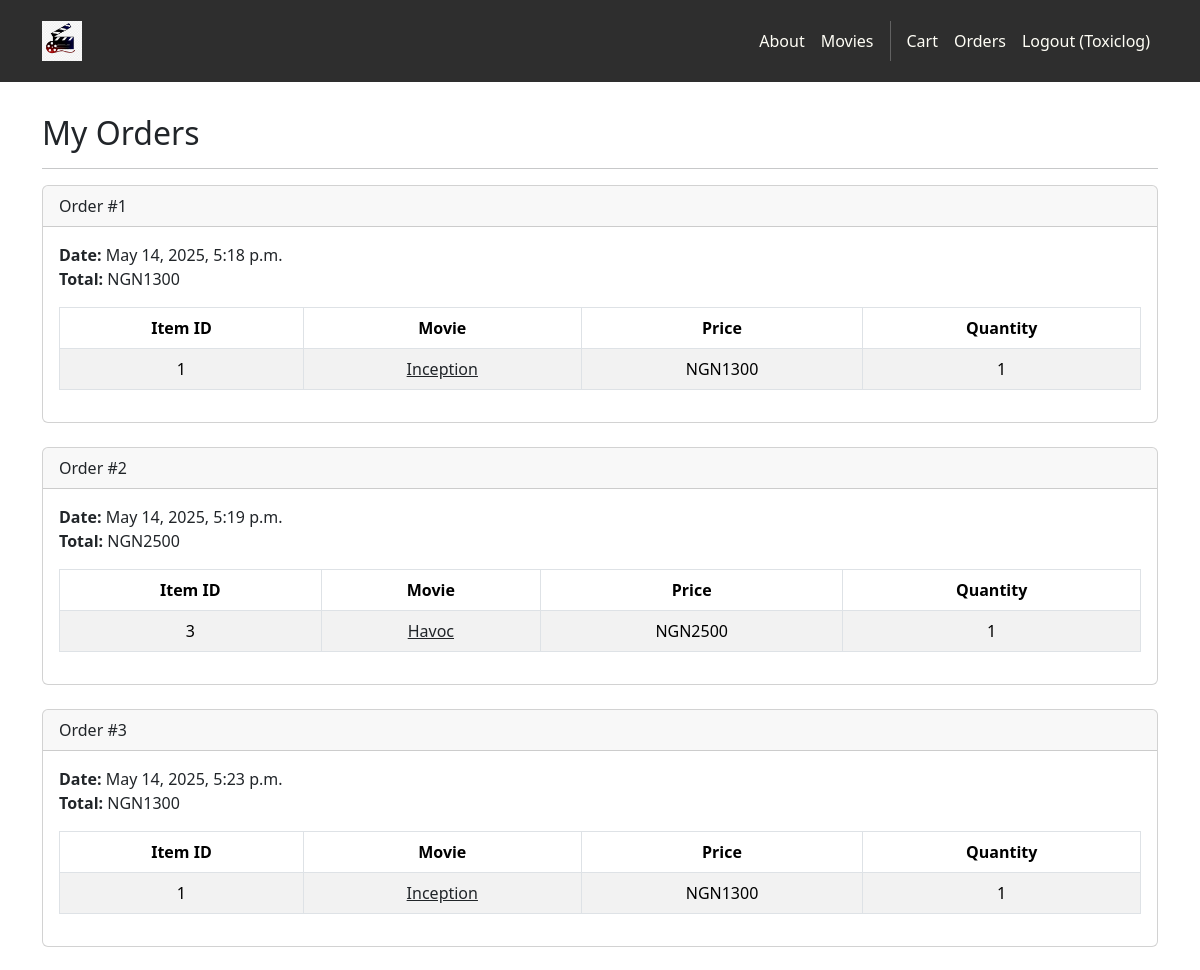
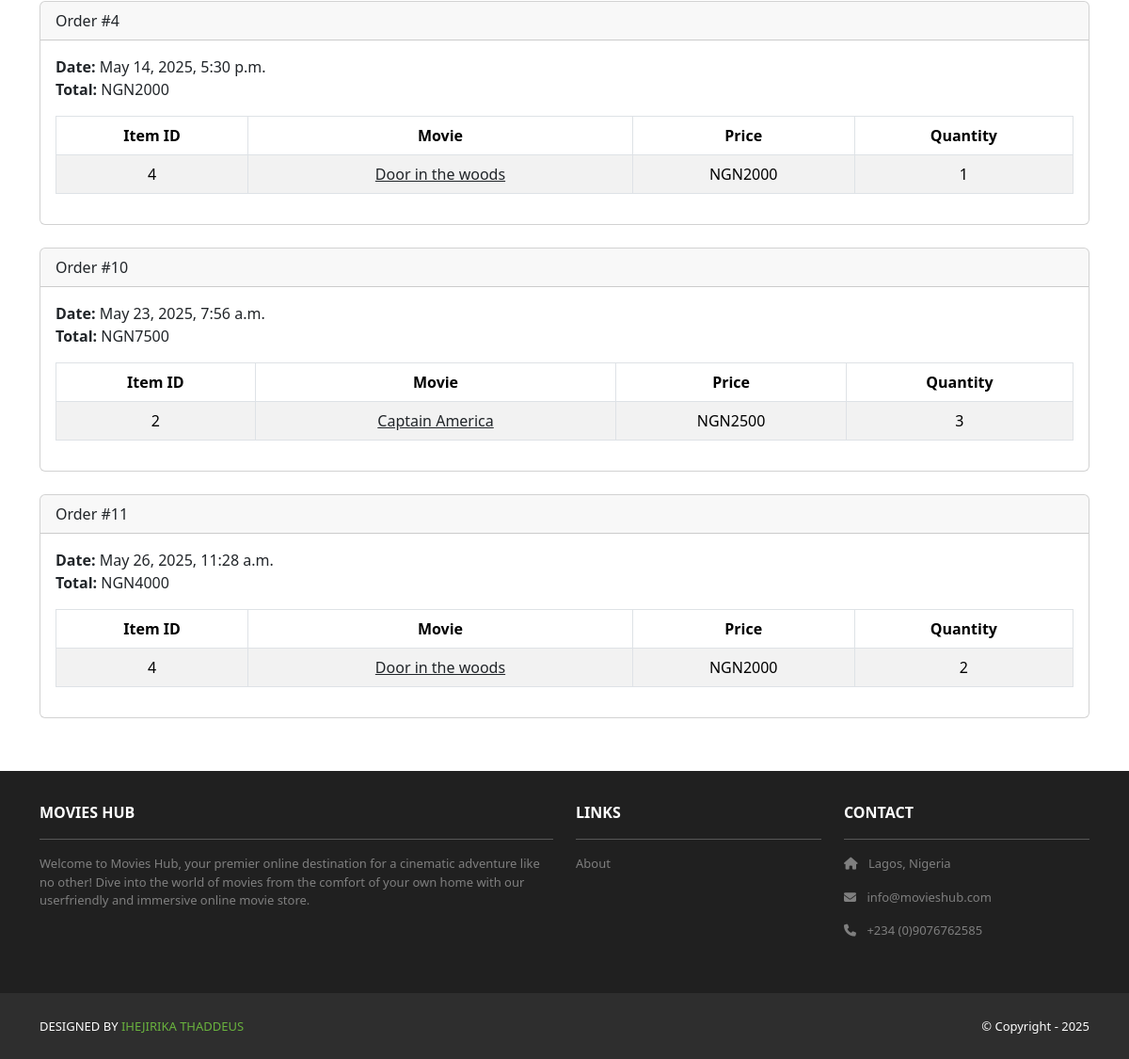
Page /accounts/orders/ (signed in) on the committed database (2 pictures, top to bottom).
### cart/models.py (models this page shows, shortened)
class Order(models.Model):
    id = models.AutoField(primary_key=True)
    total = models.IntegerField()
    date = models.DateTimeField(auto_now_add=True)
    user = models.ForeignKey(User, on_delete=models.CASCADE)

class Item(models.Model):
    id = models.AutoField(primary_key=True)
    price = models.IntegerField()
    quantity = models.IntegerField()
    order = models.ForeignKey(Order, on_delete=models.CASCADE)
    movie = models.ForeignKey(Movie, on_delete=models.CASCADE)

### movies/models.py (models this page shows)
class Movie(models.Model):
    id = models.AutoField(primary_key=True)
    name = models.CharField(max_length=255)
    price = models.IntegerField()
    description = models.TextField()
    image = models.ImageField(upload_to='movie_images/')

### accounts/views.py (the view)
# urls.py: path('orders/', views.orders, name='accounts.orders'),
@login_required
def orders(request):
    template_data = {}
    template_data['title'] = 'Orders'
    template_data['orders'] = request.user.order_set.all()
    return render(request, 'accounts/orders.html', {'template_data': template_data})

### accounts/templates/accounts/orders.html
{% extends 'base.html' %}
{% block content %}
<div class="p-3">
<div class="container">
<div class="row mt-3">
<div class="col mx-auto mb-3">
<h2>My Orders</h2>
<hr />
{% for order in template_data.orders %}
<div class="card mb-4">
<div class="card-header">
Order #{{ order.id }}
</div>
<div class="card-body">
<b>Date:</b> {{ order.date }}<br />
<b>Total:</b> NGN{{ order.total }}<br />
<table class="table table-bordered
table-striped text-center mt-3">
<thead>
<tr>
<th scope="col">Item ID</th>
<th scope="col">Movie</th>
<th scope="col">Price</th>
<th scope="col">Quantity</th>
</tr>
</thead>
<tbody>
{% for item in order.item_set.all %}
<tr>
<td>{{ item.movie.id }}</td>
<td>
<a class="link-dark" href="{% url 'movies.show' id=item.movie.id %}">
{{ item.movie.name }}
</a>
</td>
<td>NGN{{ item.movie.price }}</td>
<td>{{ item.quantity }}</td>
</tr>
{% endfor %}
</tbody>
</table>
</div>
</div>
{% endfor %}
</div>
</div>
</div>
</div>
{% endblock content %}

### moviesstore/templates/base.html (shortened to what this page needs)
<!DOCTYPE html>
<html>
{% load static %}
<head>
<link href=
"https://cdn.jsdelivr.net/npm/bootstrap@5.3.3/
dist/css/bootstrap.min.css" rel="stylesheet"
crossorigin="anonymous">
<link rel=
"stylesheet" href="https://cdnjs.cloudflare.com/
ajax/libs/font-awesome/6.1.1/css/all.min.css">
<link rel="stylesheet" type="text/css"
href="{% static 'css/style.css' %}">
</head>
<body>
<nav class="p-3 navbar navbar-dark bg-dark
navbar-expand-lg">
<div class="container">
<a class="navbar-brand"
href="{% url 'home.index' %}">
<img src="{% static 'img/logo.jpg' %}" alt="logo"
height="40" />
</a>
<div class="collapse navbar-collapse"
id="navbarNavAltMarkup">
<div class="navbar-nav ms-auto navbar-ml">
<a class="nav-link" href="{% url 'home.about' %}">About</a>
<a class="nav-link" href="{% url 'movies.index' %}">Movies</a>
{% if user.is_authenticated %}
<a class="nav-link" href="{% url 'cart.index' %}">Cart</a>
<a class="nav-link" href="{% url 'accounts.orders' %}">Orders</a>
<a class="nav-link" href="{% url 'accounts.logout' %}">Logout ({{ user.username }})</a>
{% else %}
<a class="nav-link" href="{% url 'accounts.login' %}">Login</a>
<a class="nav-link" href="{% url 'accounts.signup' %}">Sign Up</a>
{% endif %}
</div>
</div>
</div>
</nav>
<div>
{% block content %}
{% endblock content %}
</div>
<section class="p-3 ms-footer d-none d-md-block">
    <div class="container">
    <div class="row mt-3 text-white">
    <div class="col-md-6 col-lg-6 col-xl-6
    mx-auto mb-4">
    <b>MOVIES HUB</b>
    <hr />
    <p>
    Welcome to Movies Hub, your premier online
    destination for a cinematic adventure like no
    other! Dive into the world of movies from the
    comfort of your own home with our userfriendly
    and immersive online movie store.
    </p>
    </div>
    <div class="col-md-3 col-lg-3 col-xl-3
    mx-auto mb-4">
    <b>LINKS</b>
    <hr />
    <p><a class="nav-link" href="{% url 'home.about' %}">
    About
    </a></p>
    </div>
    <div class="col-md-3 col-lg-3 col-xl-3 mx-auto
    mb-4">
    <b>CONTACT</b>
    <hr />
    <p><i class="fas fa-home me-2"></i>
    Lagos, Nigeria </p>
    <p><i class="fas fa-envelope me-2"></i>
    info@movieshub.com
    </p>
    <p><i class="fas fa-phone me-2"></i>
    +234 (0)9076762585
    </p>
    </div>
    </div>
    </div> </section>
    <section class="p-3 ms-footer-bottom bg-dark">
    <div class="container d-flex
    justify-content-between">
    <div class="me-5 text-white">
    <span>DESIGNED BY
    <a href="https://www.linkedin.com/in/thaddeus-ihejirika-514452252"
    target="_blank">IHEJIRIKA THADDEUS</a> </span>
    </div>
    <div class="text-white">
    <span>© Copyright - 2025</span>
    </div>
    </div>
    </section>
</body>
</html>

### moviesstore/static/css/style.css (style rules this page uses)
.navbar a.nav-link { color: #FFFEF6 !important; }
.bg-dark { background-color: #2E2E2E !important; }
.ms-footer { background-color: #202020; }
.ms-footer p { color: #7F7F7F; font-size: 13px; }
.ms-footer-bottom span { font-size: 13px; line-height: 38px; }
.ms-footer-bottom a { color: #6ab43e; text-decoration: none; }

### rows in the picture
Order: id "1", date "May 14, 2025, 5:18 p.m.", total "1300"
Item: movie.id "1", movie.name "Inception", movie.price "1300", quantity "1"
Order: id "2", date "May 14, 2025, 5:19 p.m.", total "2500"
Item: movie.id "3", movie.name "Havoc", movie.price "2500", quantity "1"
Order: id "3", date "May 14, 2025, 5:23 p.m.", total "1300"
Item: movie.id "1", movie.name "Inception", movie.price "1300", quantity "1"
Order: id "4", date "May 14, 2025, 5:30 p.m.", total "2000"
Item: movie.id "4", movie.name "Door in the woods", movie.price "2000", quantity "1"
Order: id "10", date "May 23, 2025, 7:56 a.m.", total "7500"
Item: movie.id "2", movie.name "Captain America", movie.price "2500", quantity "3"
Order: id "11", date "May 26, 2025, 11:28 a.m.", total "4000"
Item: movie.id "4", movie.name "Door in the woods", movie.price "2000", quantity "2"

### other values in the picture
{{ user.username }} "Toxiclog"
